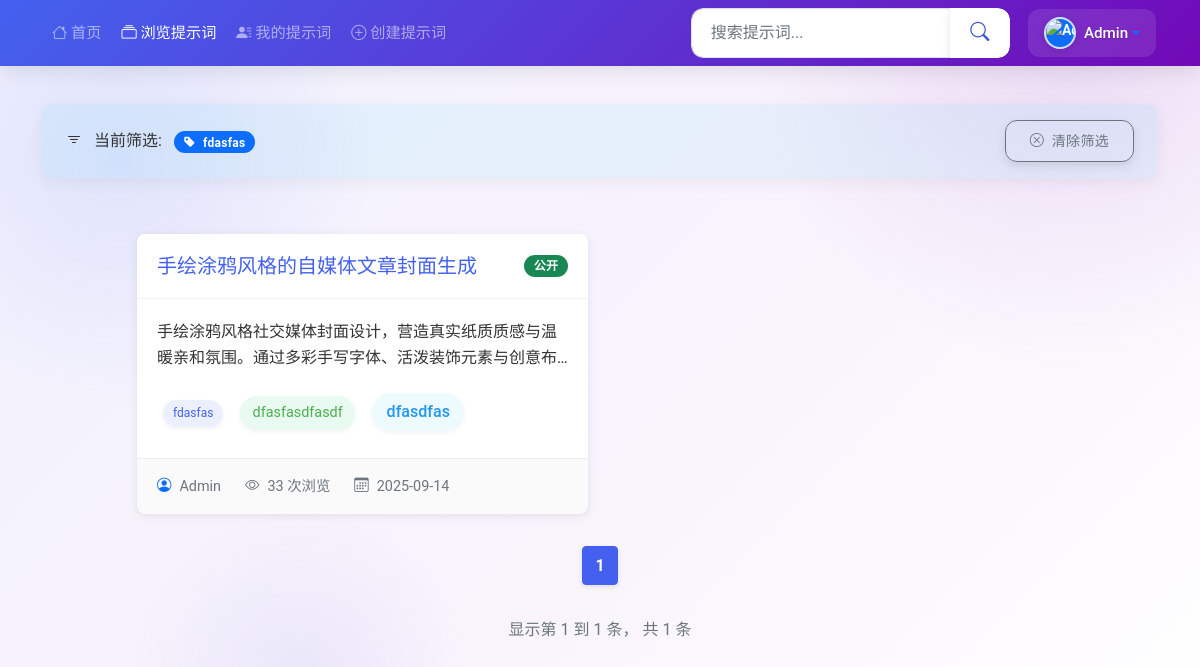
The page /prompts/all?tag=fdasfas (signed in) on the database as committed earlier.
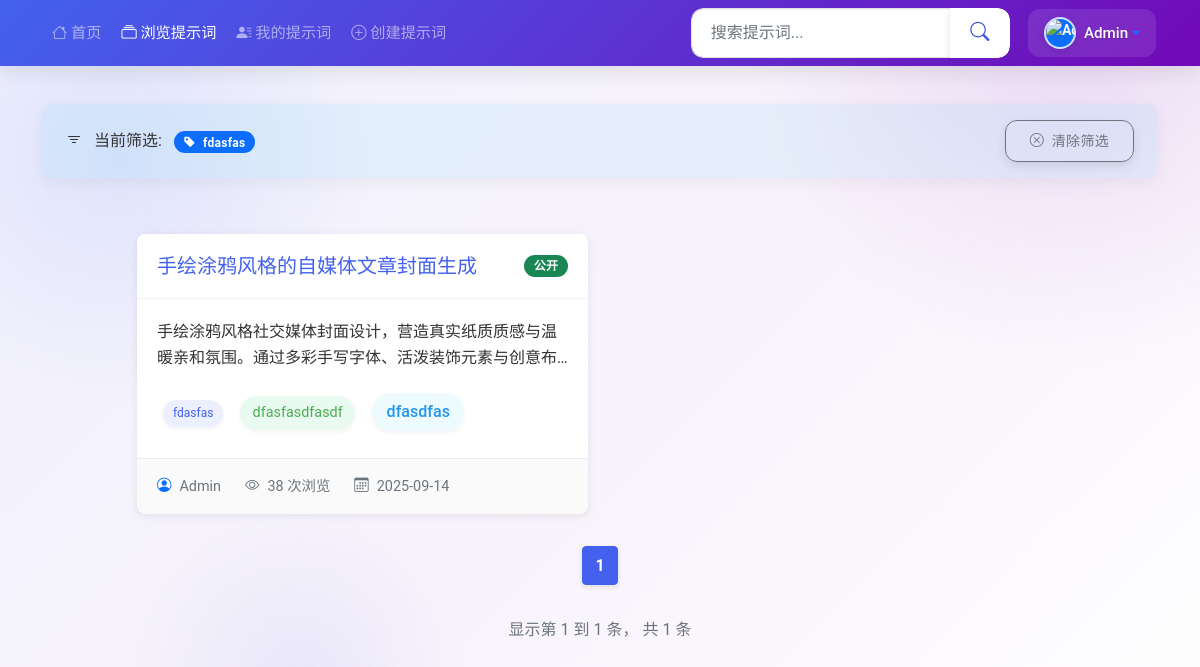
The same page on the database as committed later.
### tables this page shows
CREATE TABLE prompts (
            id INTEGER PRIMARY KEY AUTOINCREMENT,
            title TEXT NOT NULL,
            content TEXT NOT NULL,
            description TEXT,
            version TEXT,
            cover_image TEXT,
            created_at TIMESTAMP DEFAULT CURRENT_TIMESTAMP,
            updated_at TIMESTAMP DEFAULT CURRENT_TIMESTAMP,
            user_id INTEGER NOT NULL,
            is_public BOOLEAN DEFAULT 0,
            view_count INTEGER DEFAULT 0,
            share_count INTEGER DEFAULT 0,
            _metadata TEXT,
            FOREIGN KEY (user_id) REFERENCES users (id)
        );

### simple_app.py (the view, shortened to what this page needs)
@app.route('/prompts/all')
def all_prompts():
    page = request.args.get('page', 1, type=int)
    per_page = 12  # 每页显示12条提示词
    tag_filter = request.args.get('tag', '')
    db = get_db()
    if tag_filter:
        total_count = db.execute(
            'SELECT COUNT(DISTINCT p.id) as count FROM prompts p '
            'JOIN tags_prompts tp ON p.id = tp.prompt_id '
            'JOIN tags t ON tp.tag_id = t.id '
            'WHERE p.is_public = 1 AND t.name = ?',
            (tag_filter,)
        ).fetchone()['count']
        prompt_rows = db.execute(
            'SELECT DISTINCT p.*, u.username FROM prompts p '
            'JOIN users u ON p.user_id = u.id '
            'JOIN tags_prompts tp ON p.id = tp.prompt_id '
            'JOIN tags t ON tp.tag_id = t.id '
            'WHERE p.is_public = 1 AND t.name = ? '
            'ORDER BY p.created_at DESC '
            'LIMIT ? OFFSET ?',
            (tag_filter, per_page, (page - 1) * per_page)
        ).fetchall()
    total_pages = (total_count + per_page - 1) // per_page
    if page < 1:
        page = 1
    elif page > total_pages and total_pages > 0:
        page = total_pages
    prompts = [dict(row) for row in prompt_rows]
    for prompt in prompts:
        tags = db.execute(
            'SELECT t.* FROM tags t '
            'JOIN tags_prompts tp ON t.id = tp.tag_id '
            'WHERE tp.prompt_id = ?',
            (prompt['id'],)
        ).fetchall()
        prompt['tags'] = tags
        if 'created_at' in prompt and prompt['created_at']:
            prompt['created_at'] = format_datetime(prompt['created_at'])
        if 'updated_at' in prompt and prompt['updated_at']:
            prompt['updated_at'] = format_datetime(prompt['updated_at'])
    all_tags = db.execute(
        'SELECT t.*, COUNT(tp.prompt_id) as count FROM tags t '
        'JOIN tags_prompts tp ON t.id = tp.tag_id '
        'JOIN prompts p ON tp.prompt_id = p.id '
        'WHERE p.is_public = 1 '
        'GROUP BY t.id '
        'ORDER BY count DESC'
    ).fetchall()
    return render_template(
        'prompts/all.html',
        prompts=prompts,
        tags=all_tags,
        current_page=page,
        total_pages=total_pages,
        total_count=total_count,
        current_tag=tag_filter
    )

### simple_app.py (called while the page is built)
@app.after_request
def add_cors_headers(response):
    if os.environ.get('ENABLE_CORS', 'False').lower() == 'true':
        response.headers['Access-Control-Allow-Origin'] = os.environ.get('CORS_ORIGIN', '*')
        response.headers['Access-Control-Allow-Methods'] = 'GET, POST, PUT, DELETE, OPTIONS'
        response.headers['Access-Control-Allow-Headers'] = 'Content-Type, Authorization'
    response.headers['X-Content-Type-Options'] = 'nosniff'
    response.headers['X-Frame-Options'] = 'SAMEORIGIN'
    response.headers['X-XSS-Protection'] = '1; mode=block'
    if os.environ.get('HTTPS_ENABLED', 'False').lower() == 'true':
        response.headers['Strict-Transport-Security'] = 'max-age=31536000; includeSubDomains'
    return response

@app.context_processor
def inject_now():
    return {'now': datetime.datetime.now()}

def format_datetime(dt):
    if isinstance(dt, datetime.datetime) or (isinstance(dt, str) and dt):
        try:
            if isinstance(dt, str):
                dt = datetime.datetime.fromisoformat(dt.replace('Z', '+00:00'))
            return dt.strftime('%Y-%m-%d')
        except (ValueError, AttributeError):
            return dt
    return '未知时间'

### templates/prompts/all.html (shortened to what this page needs)
{% extends 'base.html' %}  {% block content %}
<div class="container py-4">
  {% if current_tag %}
  <div
    class="alert alert-info mb-4 d-flex justify-content-between align-items-center"
  >
    <div>
      <i class="bi bi-filter me-2"></i> 当前筛选:
      <span class="badge bg-primary rounded-pill ms-2">
        <i class="bi bi-tag-fill me-1"></i> {{ current_tag }}
      </span>
    </div>
    <a href="/prompts/all" class="btn btn-sm btn-outline-secondary">
      <i class="bi bi-x-circle me-1"></i> 清除筛选
    </a>
  </div>
  {% endif %}
  <div class="row">
    <div class="col-md-10 mx-auto">
      <div class="prompt-list-container">
        {% if prompts %} {% for prompt in prompts %}
        <div
          class="prompt-list-item clickable-card"
          data-url="/prompts/{{ prompt.id }}"
        >
          <div class="prompt-header">
            <h2 class="prompt-title">{{ prompt.title }}</h2>
            <span class="badge bg-success">公开</span>
          </div>
          <div class="prompt-body">
            <p>{{ prompt.description }}</p>
            <div class="mt-3">
              {% if prompt.tags %} {% for tag in prompt.tags %}
              <a
                href="/prompts/all?tag={{ tag.name }}"
                class="prompt-tag"
                onclick="event.stopPropagation()"
                >{{ tag.name }}</a
              >
              {% endfor %} {% endif %}
            </div>
          </div>
          <div class="prompt-footer">
            <div class="prompt-meta">
              <div class="prompt-meta-item">
                <i class="bi bi-person-circle text-primary"></i>
                <span class="fw-medium">{{ prompt.username }}</span>
              </div>
              <div class="prompt-meta-item">
                <i class="bi bi-eye"></i>
                <span>{{ prompt.view_count or 0 }} 次浏览</span>
              </div>
              <div class="prompt-meta-item">
                <i class="bi bi-calendar3"></i>
                <span>
                  {% if prompt.updated_at %} {{
                  prompt.updated_at.strftime('%Y-%m-%d') if prompt.updated_at is
                  not string else prompt.updated_at }} {% elif prompt.created_at
                  %} {{ prompt.created_at.strftime('%Y-%m-%d') if
                  prompt.created_at is not string else prompt.created_at }} {%
                  else %} 未知时间 {% endif %}
                </span>
              </div>
            </div>
          </div>
        </div>
        {% endfor %} {% endif %}
      </div>
      {% if prompts %}
      <div class="pagination-container">
        <nav aria-label="Page navigation">
          <ul class="pagination">
             {% for i in range(1, total_pages + 1) %} {% if i ==
            current_page %}
            <li class="page-item active">
              <span class="page-link">{{ i }}</span>
            </li>
            {% elif i == current_page - 3 or i == current_page + 3 %}
            <li class="page-item disabled">
              <span class="page-link">...</span>
            </li>
            {% endif %} {% endfor %}
          </ul>
        </nav>
      </div>
      <div class="page-info">
        显示第 {{ (current_page - 1) * 12 + 1 }} 到 {% if current_page * 12 >
        total_count %}{{ total_count }}{% else %}{{ current_page * 12 }}{% endif
        %} 条， 共 {{ total_count }} 条
      </div>
      {% endif %}
    </div>
  </div>
</div>
{% endblock %}

Rows that differ between the two databases and show on the page:
changed prompts "手绘涂鸦风格的自媒体文章封面生成": view_count "33" → "38"
